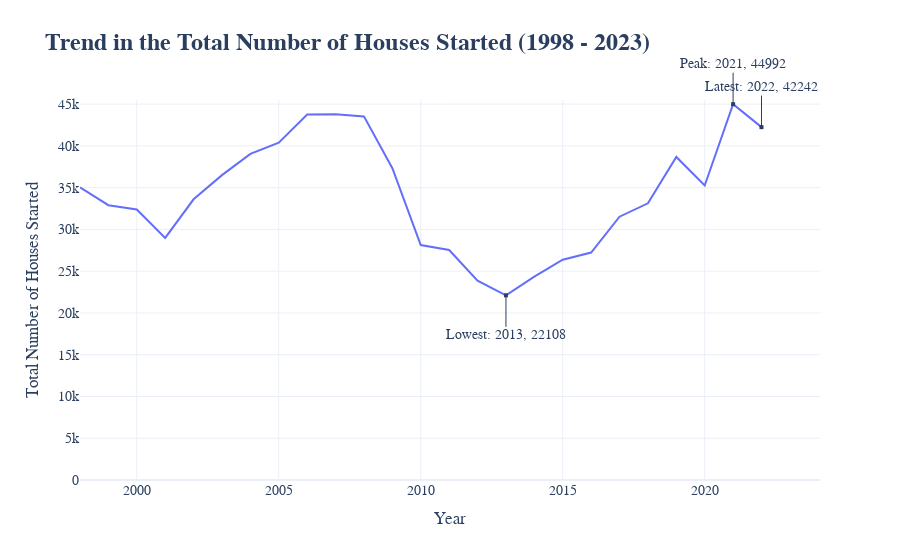

Notebook code for this chart:
### Code cell
# Import required libraries
import pandas as pd
import plotly.express as px

def load_and_clean_data(file_path):
    """Load and clean the dataset."""
    # Load the data
    df = pd.read_excel(file_path)
    # ... [The rest of your cleaning code]
    return df_clean

# Updating the function to plot the trend for "Total houses started" over the years
def plot_total_houses_trend(df, peak_year, peak_value, lowest_year, lowest_value, last_year, last_value):
    """Plot the trend in the total number of houses started over the years using Plotly for interactivity."""
    
    # Create the interactive plot
    fig = px.line(df, x='Year', y='Total_Dwellings',
                  title='<b>Trend in the Total Number of Houses Started (1998 - 2023)</b>',
                  labels={'Total_Dwellings': 'Total Number of Houses Started'},
                  template='plotly_white')
    
    # Customize the plot
    fig.update_layout(
        font=dict(
            family="Arial, monospace",
            size=14,
        ),
        title_font=dict(size=24, family="Arial, bold"),
        annotations=[
            dict(x=peak_year, y=peak_value, xref="x", yref="y",
                 text=f"Peak: {peak_year}, {peak_value}", showarrow=True, arrowhead=7, ax=0, ay=-40),
            dict(x=lowest_year, y=lowest_value, xref="x", yref="y",
                 text=f"Lowest: {lowest_year}, {lowest_value}", showarrow=True, arrowhead=7, ax=0, ay=40),
            dict(x=last_year, y=last_value, xref="x", yref="y",
                 text=f"Latest: {last_year}, {last_value}", showarrow=True, arrowhead=7, ax=0, ay=-40)
        ]
    )
    
    fig.update_yaxes(range=[0, df['Total_Dwellings'].max() + 500])  # Start y-axis from 0
    
    # Show the plot
    fig.show()

df_clean = load_and_clean_data(file_path)

# Identify the peak, the lowest, and the last point for "Total_Dwellings"
peak_point_total = df_clean[df_clean['Total_Dwellings'] == df_clean['Total_Dwellings'].max()]
lowest_point_total = df_clean[df_clean['Total_Dwellings'] == df_clean['Total_Dwellings'].min()]
last_point_total = df_clean[df_clean['Year'] == df_clean['Year'].max()]

# Extract the year and total number of houses started for these points
peak_year_total, peak_value_total = int(peak_point_total['Year']), int(peak_point_total['Total_Dwellings'])
lowest_year_total, lowest_value_total = int(lowest_point_total['Year']), int(lowest_point_total['Total_Dwellings'])
last_year_total, last_value_total = int(last_point_total['Year']), int(last_point_total['Total_Dwellings'])

# Plot the trend in the total number of houses started over the years
plot_total_houses_trend(df_clean, peak_year_total, peak_value_total, lowest_year_total, lowest_value_total, last_year_total, last_value_total)

### Figure 1 — Plotly figure (JSON) as saved in the notebook; plotly's stock layout.template omitted (floating-point values rounded to 4 significant figures)
{"data": [{"hovertemplate": "Year=%{x}<br>Total Number of Houses Started=%{y}<extra></extra>", "legendgroup": "", "line": {"color": "#636efa", "dash": "solid"}, "marker": {"symbol": "circle"}, "mode": "lines", "name": "", "orientation": "h", "showlegend": false, "type": "scatter", "x": [1998, 1999, 2000, 2001, 2002, 2003, 2004, 2005, 2006, 2007, 2008, 2009, 2010, 2011, 2012, 2013, 2014, 2015, 2016, 2017, 2018, 2019, 2020, 2021, 2022], "xaxis": "x", "y": [35027, 32900, 32377, 28983, 33606, 36496, 39037, 40381, 43747, 43796, 43531, 37319, 28135, 27535, 23853, 22108, 24351, 26378, 27224, 31521, 33121, 38677, 35254, 44992, 42242], "yaxis": "y"}], "layout": {"annotations": [{"arrowhead": 7, "ax": 0, "ay": -40, "showarrow": true, "text": "Peak: 2021, 44992", "x": 2021, "xref": "x", "y": 44992, "yref": "y"}, {"arrowhead": 7, "ax": 0, "ay": 40, "showarrow": true, "text": "Lowest: 2013, 22108", "x": 2013, "xref": "x", "y": 22108, "yref": "y"}, {"arrowhead": 7, "ax": 0, "ay": -40, "showarrow": true, "text": "Latest: 2022, 42242", "x": 2022, "xref": "x", "y": 42242, "yref": "y"}], "font": {"family": "Arial, monospace", "size": 14}, "legend": {"tracegroupgap": 0}, "title": {"font": {"family": "Arial, bold", "size": 24}, "text": "<b>Trend in the Total Number of Houses Started (1998 - 2023)</b>"}, "xaxis": {"anchor": "y", "domain": [0, 1], "title": {"text": "Year"}}, "yaxis": {"anchor": "x", "domain": [0, 1], "range": [0, 45492], "title": {"text": "Total Number of Houses Started"}}}}
